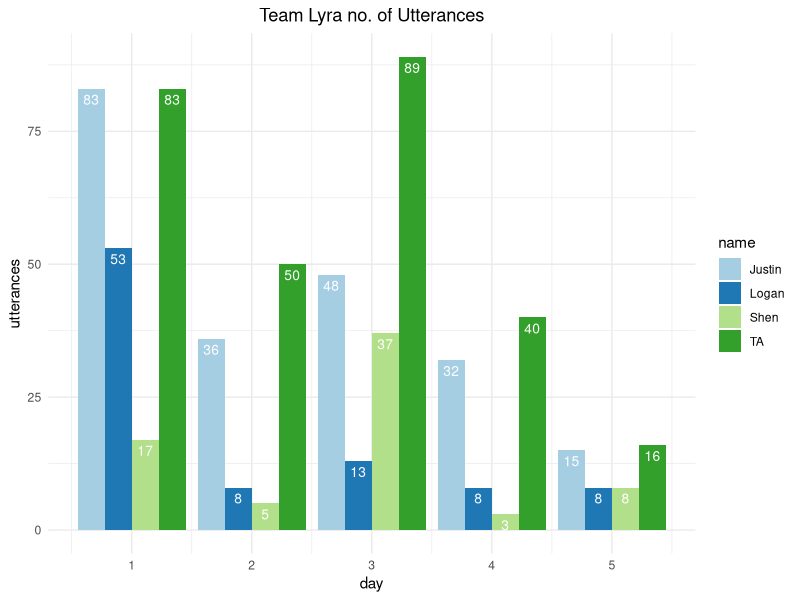
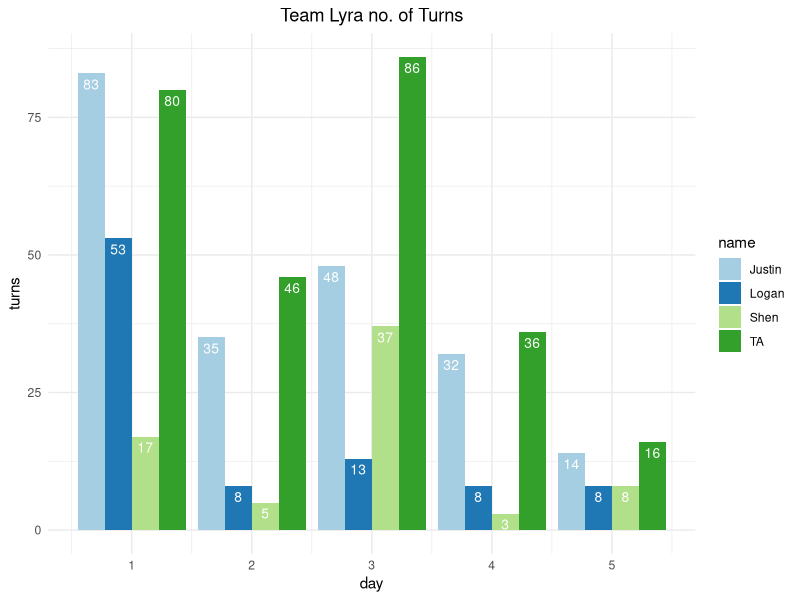
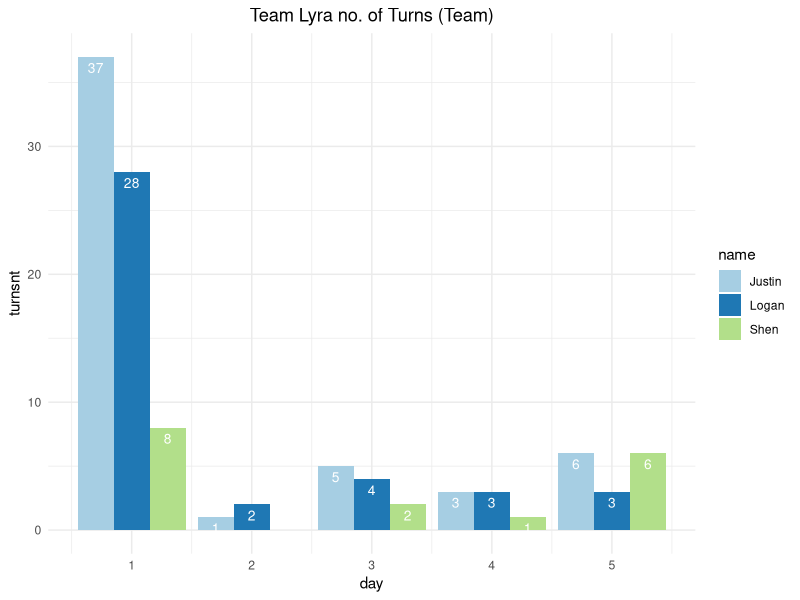
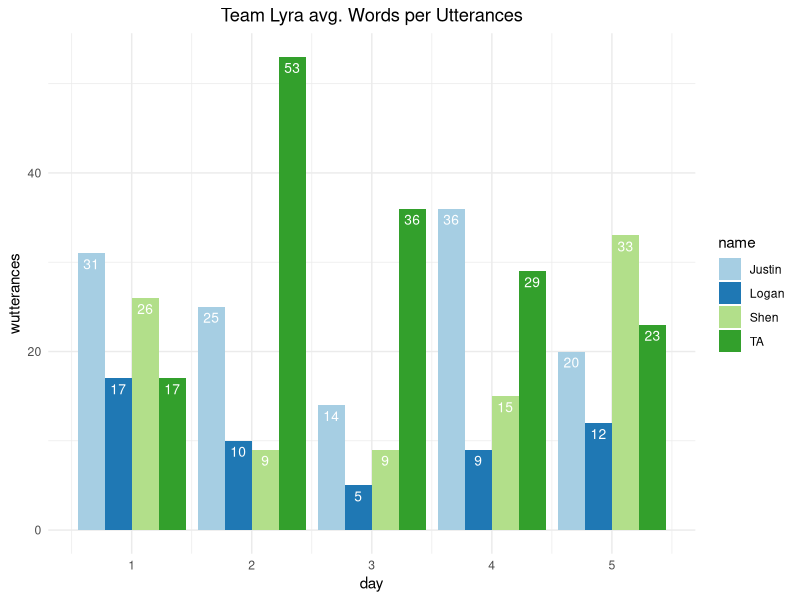
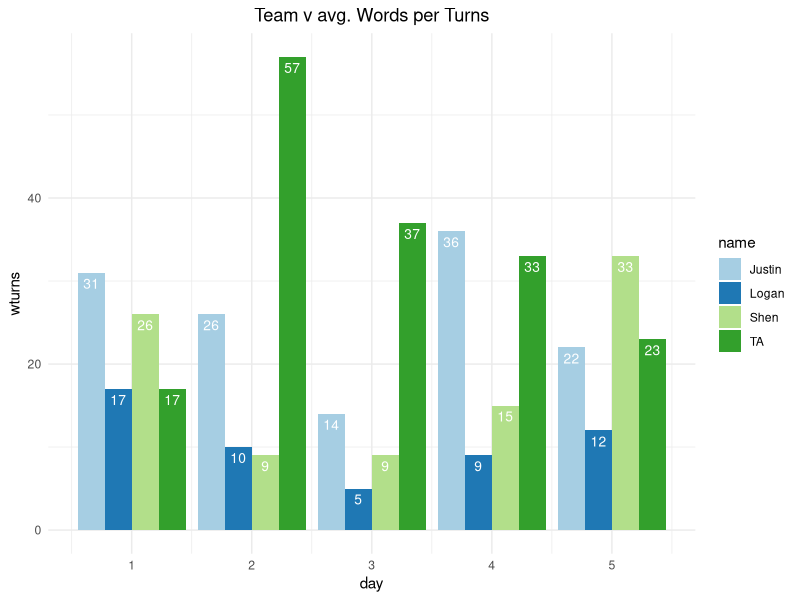
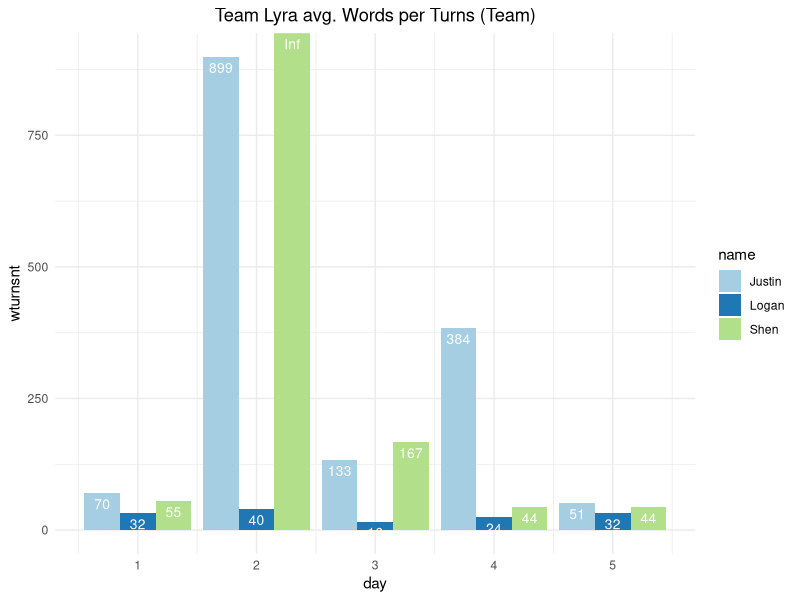
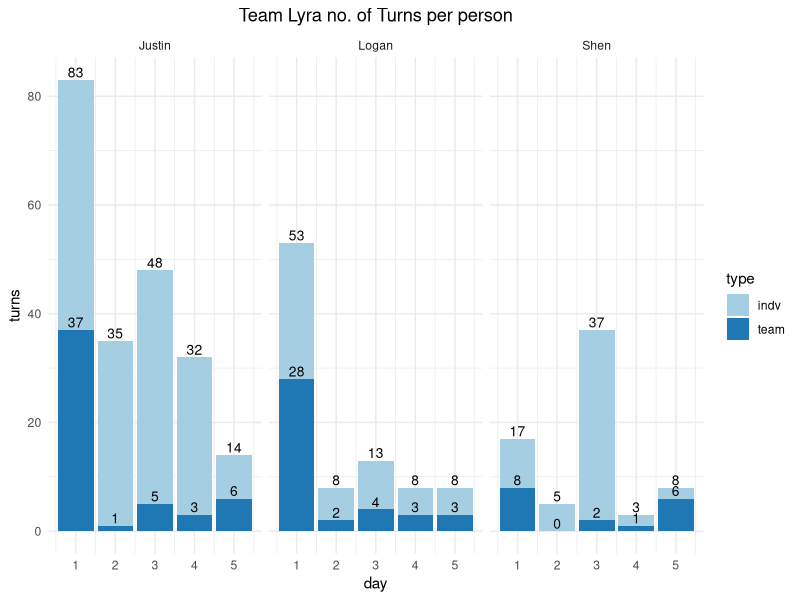

Write the R code that produced these figures, in order.
library(ggplot2)
library(reshape2)
library(xtable)
library(data.table)

# read in the data
lyra.utter <- read.csv("team_lyra.csv")

unique(lyra.utter[["talking"]])

# Team Lyra #
# declare variables
j = as.integer(0)
j_t = as.integer(0)
j_nt = as.integer(0)
j_w = as.integer(0)
s = as.integer(0)
s_t = as.integer(0)
s_nt = as.integer(0)
s_w = as.integer(0)
l = as.integer(0)
l_t = as.integer(0)
l_nt = as.integer(0)
l_w = as.integer(0)
t = as.integer(0)
t_t = as.integer(0)
t_w = as.integer(0)

# create data frame
lydata.utter <- data.frame(day=numeric(), name=character(), utterances=numeric(), turns=numeric(), turnsnt=numeric(), wutterances=numeric(), wturns=numeric(), wturnsnt=numeric())

# parse through data and count utterances and turns
for (x in lyra.utter$id){
  if (lyra.utter[x,"talking"] == "Justin"){
    j = j + 1
    j_w = j_w + lyra.utter[x,"words"]
    if(lyra.utter[x+1,"talking"] != "Justin" || x == length(t(lyra.utter[1]))){
      j_t = j_t + 1
      if(lyra.utter[x+1,"talking"] != "TA" || x == length(t(lyra.utter[1]))){
        j_nt = j_nt + 1
      }
    }
  }
  else if (lyra.utter[x,"talking"] == "Shen"){
    s = s + 1
    s_w = s_w + lyra.utter[x,"words"]
    if(lyra.utter[x+1,"talking"] != "Shen" || x == length(t(lyra.utter[1]))){
      s_t = s_t + 1
      if(lyra.utter[x+1,"talking"] != "TA" || x == length(t(lyra.utter[1]))){
        s_nt = s_nt + 1
      }
    }
  }
  else if (lyra.utter[x,"talking"] == "Logan"){
    l = l + 1
    l_w = l_w + lyra.utter[x,"words"]
    if(lyra.utter[x+1,"talking"] != "Logan" || x == length(t(lyra.utter[1]))){
      l_t = l_t + 1
      if(lyra.utter[x+1,"talking"] != "TA" || x == length(t(lyra.utter[1]))){
        l_nt = l_nt + 1
      }
    }
  }
  else{
    t = t + 1
    t_w = t_w + lyra.utter[x,"words"]
    if(lyra.utter[x+1,"talking"] != "TA" || x == length(t(lyra.utter[1]))){
      t_t = t_t + 1
    }
  }
  
  # add to data frame by each day
  if(lyra.utter[x,"day"] != lyra.utter[x+1,"day"] || x == length(t(lyra.utter[1]))){
    lydata.utter[nrow(lydata.utter) + 1,] = c(lyra.utter[x,"day"], "Justin", j, j_t, j_nt, round(j_w/j, digits = 0), round(j_w/j_t, digits = 0), round(j_w/j_nt, digits = 0))
    lydata.utter[nrow(lydata.utter) + 1,] = c(lyra.utter[x,"day"], "Shen", s, s_t, s_nt, round(s_w/s, digits = 0), round(s_w/s_t, digits = 0), round(s_w/s_nt, digits = 0))
    lydata.utter[nrow(lydata.utter) + 1,] = c(lyra.utter[x,"day"], "Logan", l, l_t, l_nt, round(l_w/l, digits = 0), round(l_w/l_t, digits = 0), round(l_w/l_nt, digits = 0))
    lydata.utter[nrow(lydata.utter) + 1,] = c(lyra.utter[x,"day"], "TA", t, t_t, t_t, round(t_w/t, digits = 0), round(t_w/t_t, digits = 0), round(t_w/t_t, digits = 0))
    j = 0
    j_t = 0
    j_nt = 0
    j_w = 0
    s = 0
    s_t = 0
    s_nt = 0
    s_w = 0
    l = 0
    l_t = 0
    l_nt = 0
    l_w = 0
    t = 0
    t_t = 0
    t_w = 0
  }
}

# making sure data is numeric
lydata.utter$day <- as.numeric(as.character(lydata.utter$day))
lydata.utter$utterances <- as.numeric(as.character(lydata.utter$utterances))
lydata.utter$turns <- as.numeric((as.character(lydata.utter$turns)))
lydata.utter$turnsnt <- as.numeric((as.character(lydata.utter$turnsnt)))
lydata.utter$wutterances <- as.numeric(as.character(lydata.utter$wutterances))
lydata.utter$wturns <- as.numeric((as.character(lydata.utter$wturns)))
lydata.utter$wturnsnt <- as.numeric((as.character(lydata.utter$wturnsnt)))


# plotting utterances
l1 <- ggplot(data=lydata.utter, aes(x=day, y=utterances, fill=name)) +
  geom_bar(stat="identity", position=position_dodge()) +
  geom_text(aes(label=utterances), vjust=1.6, color="white",
            position = position_dodge(0.9), size=3.5)+
  scale_fill_brewer(palette="Paired")+
  labs(title = "Team Lyra no. of Utterances")+
  theme_minimal()+
  theme(plot.title = element_text(hjust = 0.5))

l1

# plotting individual turns
l2 <- ggplot(data=lydata.utter, aes(x=day, y=turns, fill=name)) +
  geom_bar(stat="identity", position=position_dodge()) +
  geom_text(aes(label=turns), vjust=1.6, color="white",
            position = position_dodge(0.9), size=3.5)+
  scale_fill_brewer(palette="Paired")+
  labs(title = "Team Lyra no. of Turns")+
  theme_minimal()+
  theme(plot.title = element_text(hjust = 0.5))

l2

# plotting team turns
l3 <- ggplot(data=lydata.utter[which(lydata.utter$name!="TA"),], aes(x=day, y=turnsnt, fill=name)) +
  geom_bar(stat="identity", position=position_dodge()) +
  geom_text(aes(label=turnsnt), vjust=1.6, color="white",
            position = position_dodge(0.9), size=3.5)+
  scale_fill_brewer(palette="Paired")+
  labs(title = "Team Lyra no. of Turns (Team)")+
  theme_minimal()+
  theme(plot.title = element_text(hjust = 0.5))

l3

# plotting word per utterances
l4 <- ggplot(data=lydata.utter, aes(x=day, y=wutterances, fill=name)) +
  geom_bar(stat="identity", position=position_dodge()) +
  geom_text(aes(label=wutterances), vjust=1.6, color="white",
            position = position_dodge(0.9), size=3.5)+
  scale_fill_brewer(palette="Paired")+
  labs(title = "Team Lyra avg. Words per Utterances")+
  theme_minimal()+
  theme(plot.title = element_text(hjust = 0.5))

l4

# plotting words per individual turns
l5 <- ggplot(data=lydata.utter, aes(x=day, y=wturns, fill=name)) +
  geom_bar(stat="identity", position=position_dodge()) +
  geom_text(aes(label=wturns), vjust=1.6, color="white",
            position = position_dodge(0.9), size=3.5)+
  scale_fill_brewer(palette="Paired")+
  labs(title = "Team v avg. Words per Turns")+
  theme_minimal()+
  theme(plot.title = element_text(hjust = 0.5))

l5

# plotting words per team turns
l6 <- ggplot(data=lydata.utter[which(lydata.utter$name!="TA"),], aes(x=day, y=wturnsnt, fill=name)) +
  geom_bar(stat="identity", position=position_dodge()) +
  geom_text(aes(label=wturnsnt), vjust=1.6, color="white",
            position = position_dodge(0.9), size=3.5)+
  scale_fill_brewer(palette="Paired")+
  labs(title = "Team Lyra avg. Words per Turns (Team)")+
  theme_minimal()+
  theme(plot.title = element_text(hjust = 0.5))

l6

# combined plots
df1 <- data.frame(lydata.utter[, c("day", "name", "turns")], "indv")
colnames(df1) <- c('day','name','turns', 'type')
df2 <- data.frame(lydata.utter[, c("day", "name", "turnsnt")], "team")
colnames(df2) <- c('day','name','turns', 'type')
df3 <- rbind(df1,df2)


# turns
l7 <- ggplot(data=df3[which(df3$name!="TA"),], aes(x=day, y=turns, group=name,fill=type)) +
  geom_bar(stat="identity", position=position_dodge(0.92)) +
  geom_text(aes(label=turns), vjust=-0.25, color="black",
            position = position_dodge(0.9), size=3.5)+
  facet_wrap(~name, strip.position = "top", scales = "free_x") +
  scale_fill_brewer(palette="Paired")+
  labs(title = "Team Lyra no. of Turns per person")+
  theme_minimal()+
  theme(plot.title = element_text(hjust = 0.5))

l7
